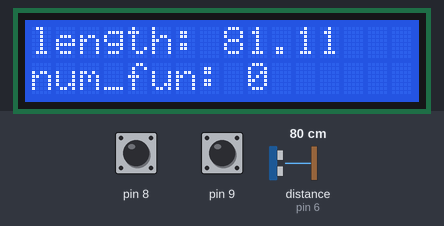
Bench run of a sketch on a simulated Arduino Uno, built with avr-gcc and run on an emulated ATmega328P. Shown: 16×2 character LCD. The test bench sets the inputs (shaded band); at power-on: distance to the obstacle (sensor on pin 6) 80 cm, pin 8 HIGH, pin 9 HIGH. The echo pulse lasts 58.3 µs per cm; what the sketch prints to the serial monitor is not drawn.

Above: at 1.2 s.
1.3 s: distance to the obstacle (sensor on pin 6) set to 47 cm
At 2.5 s:
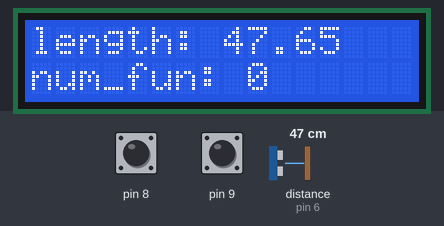
2.9 s: pin 8 pulled LOW for 3.2 s
At 3.7 s:
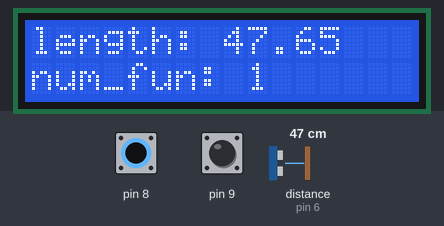
6.7 s: distance to the obstacle (sensor on pin 6) set to 2 cm
At 6.75 s:
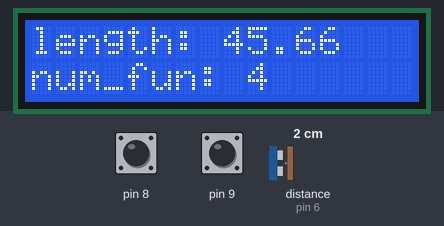
8.2 s: distance to the obstacle (sensor on pin 6) set to 18 cm
At 8.24 s:
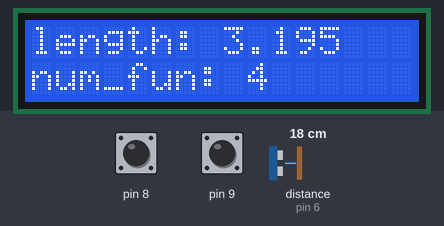
9.7 s: pin 9 pulled LOW for 0.15 s
At 10.7 s:
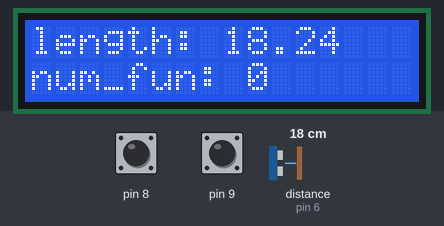
11.3 s: pin 8 pulled LOW for 0.15 s
At 11.8 s:
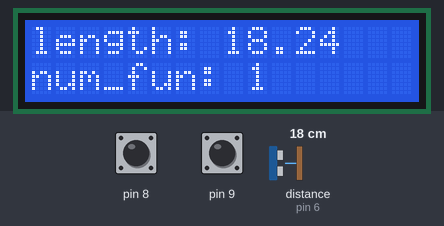

Measured:
- after the input at 1.3 s, the display: first changes at once (image 1 shows a later state)
- after the input at 2.9 s, the display: changes at once (image 2)
- after the input at 11.3 s, the display: changes after 0.05 s (image 6)
- what the display in image 2 shows lasts 1.0 s, from 2.9 s to 3.9 s

The sketch:

sonar_m.ino
```cpp
//ідейний надихач AlexGyver

// -------НАСТРОЙКИ-------

// сонар
#define ECHO 6
#define TRIG 7

// дисплей
#include <LiquidCrystal.h>
LiquidCrystal lcd(12, 11, 5, 4, 3, 2);

//time
#include <TimerOne.h>

// крутая библиотека сонара
#include <NewPing.h>
NewPing sonar(TRIG, ECHO, 400);

float dist_3[3] = {0.0, 0.0, 0.0};   // массив для хранения трёх последних измерений
float middle, dist, dist_filtered, len;
float k;
byte i, delta;
unsigned long last_press, sensTimer;
float _err_measure = 0.3;  // примерный шум измерений
float _q = 0.01;           // скорость изменения значений 0.001-1, варьировать самому

boolean butt_flag = 0;  //змінні для кнопок
boolean butt_knop = 0;
boolean buttf, buttk;
int iter_fun = 0;

void setup() {
  Serial.begin(9600);
  //Serial.flush();
  //Serial.println("sonar_dist");
  pinMode(8,INPUT_PULLUP);
  pinMode(9,INPUT_PULLUP);
  lcd.begin(16, 2);
  lcd.setCursor(0, 0);
  lcd.print("length:");
  lcd.setCursor(0, 1);
  lcd.print("num_fun:");
  lcd.setCursor(9, 1);
  lcd.print(iter_fun);
}

void loop() {
  if (millis() - sensTimer > 50) {                          // измерение и вывод каждые 50 мс
    // счётчик от 0 до 2
    // каждую итерацию таймера i последовательно принимает значения 0, 1, 2, и так по кругу
    len = (float)sonar.ping() / 57.5;

    buttf = !digitalRead(8);  // логіка двух кнопок
    buttk = !digitalRead(9);
    if (buttf == 1 && butt_flag == 0 && millis() - last_press > 1000){
      iter_fun ++;
      lcd.setCursor(9, 1);
      lcd.print(iter_fun);
      last_press = millis();
      }
    if (buttk == 1 && butt_knop == 0 && millis() - last_press > 1000){
      iter_fun = 0;
      lcd.setCursor(9, 1);
      lcd.print(iter_fun);
      last_press = millis();
      }

    creation_arr(dist_3);
    Serial.print(dist_3[1]);//0
    Serial.print(",");

    switch (iter_fun){
      case 0:
        dist_filtered = medium_arithmetic(dist_3);
        Serial.println(dist_filtered);//0
        break;
      case 1:
        dist_filtered = middle_of_3(dist_3[0], dist_3[1], dist_3[2]);
        Serial.println(dist_filtered);//1
        break;
      case 2:
        dist_filtered = middle_of_dist(dist_3[0], dist_3[1], dist_3[2]);
        Serial.println(dist_filtered);//2
        break;
      case 3:
        dist_filtered = simpleKalman(dist_3[1]);
        Serial.println(dist_filtered);//3
        break;
      default:
        Serial.print(medium_arithmetic(dist_3));//0
        Serial.print(",");

        Serial.print(middle_of_3(dist_3[0], dist_3[1], dist_3[2]));//1
        Serial.print(",");

        Serial.print(middle_of_dist(dist_3[0], dist_3[1], dist_3[2]));//2
        Serial.print(",");

        dist_filtered = simpleKalman(dist_3[1]);
        Serial.println(dist_filtered);//3
      }

    lcd.setCursor(8, 0);
    lcd.print(dist_filtered);
    //Serial.println(dist_filtered);

    sensTimer = millis();                                   // сбросить таймер
  }

}

void creation_arr(float arr[]){
  if (i > 1) i = 0;
  else i++;
  //delay(100);
  arr[i] = (float)sonar.ping() / 57.5;                  // получить расстояние в текущую ячейку массива
  }

// медианный фильтр из 3ёх значений
float middle_of_3(float a, float b, float c) {
  if ((a <= b) && (a <= c)) {
    middle = (b <= c) ? b : c;
  }
  else {
    if ((b <= a) && (b <= c)) {
      middle = (a <= c) ? a : c;
    }
    else {
      middle = (a <= b) ? a : b;
    }
  }
  return middle;
}

// середнє арифметичне
float medium_arithmetic(float *dist_3 ){
  float sum_dist;
  for(int i=0;i<sizeof(dist_3);i++){
    sum_dist = dist_3[i] + sum_dist;
    }
    return (sum_dist/sizeof(dist_3));
  }

float middle_of_dist(float a, float b, float c){
  dist = middle_of_3(dist_3[0], dist_3[1], dist_3[2]);    // фильтровать медианным фильтром из 3ёх последних измерений
  delta = abs(dist_filtered - dist);                     // расчёт изменения с предыдущим
  if (delta > 1) k = 0.7;                               // если большое - резкий коэффициент
  else k = 0.1;                                        // если маленькое - плавный коэффициент
  dist_filtered = dist * k + dist_filtered * (1 - k); // фильтр "бегущее среднее"
  return dist_filtered;
  }

//Простой “Калман”
float simpleKalman(float newVal) {
  float _kalman_gain, _current_estimate;
  static float _err_estimate = _err_measure;
  static float _last_estimate;
  _kalman_gain = (float)_err_estimate / (_err_estimate + _err_measure);
  _current_estimate = _last_estimate + (float)_kalman_gain * (newVal - _last_estimate);
  _err_estimate =  (1.0 - _kalman_gain) * _err_estimate + fabs(_last_estimate - _current_estimate) * _q;
  _last_estimate = _current_estimate;
  return _current_estimate;
}
```
